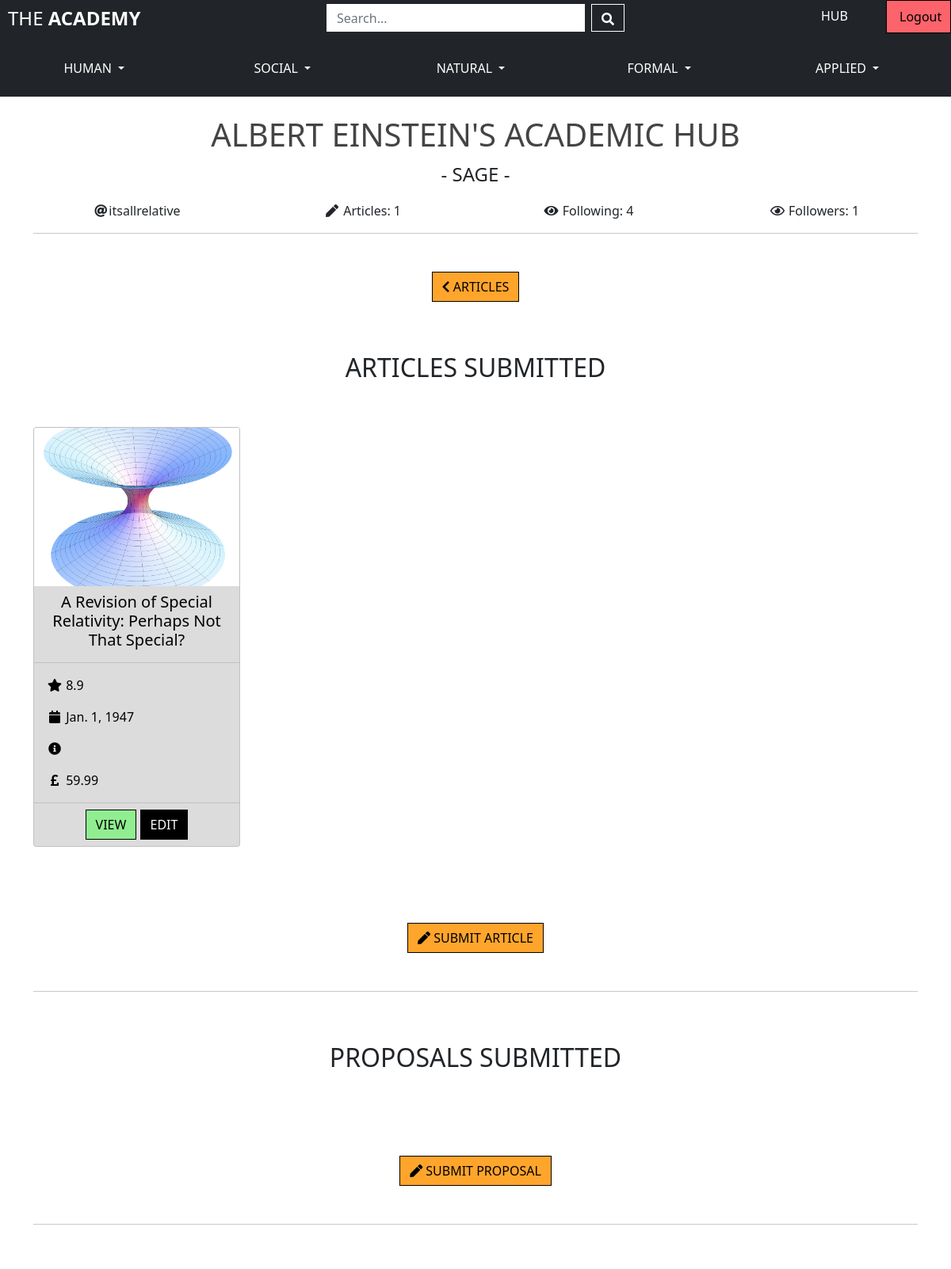
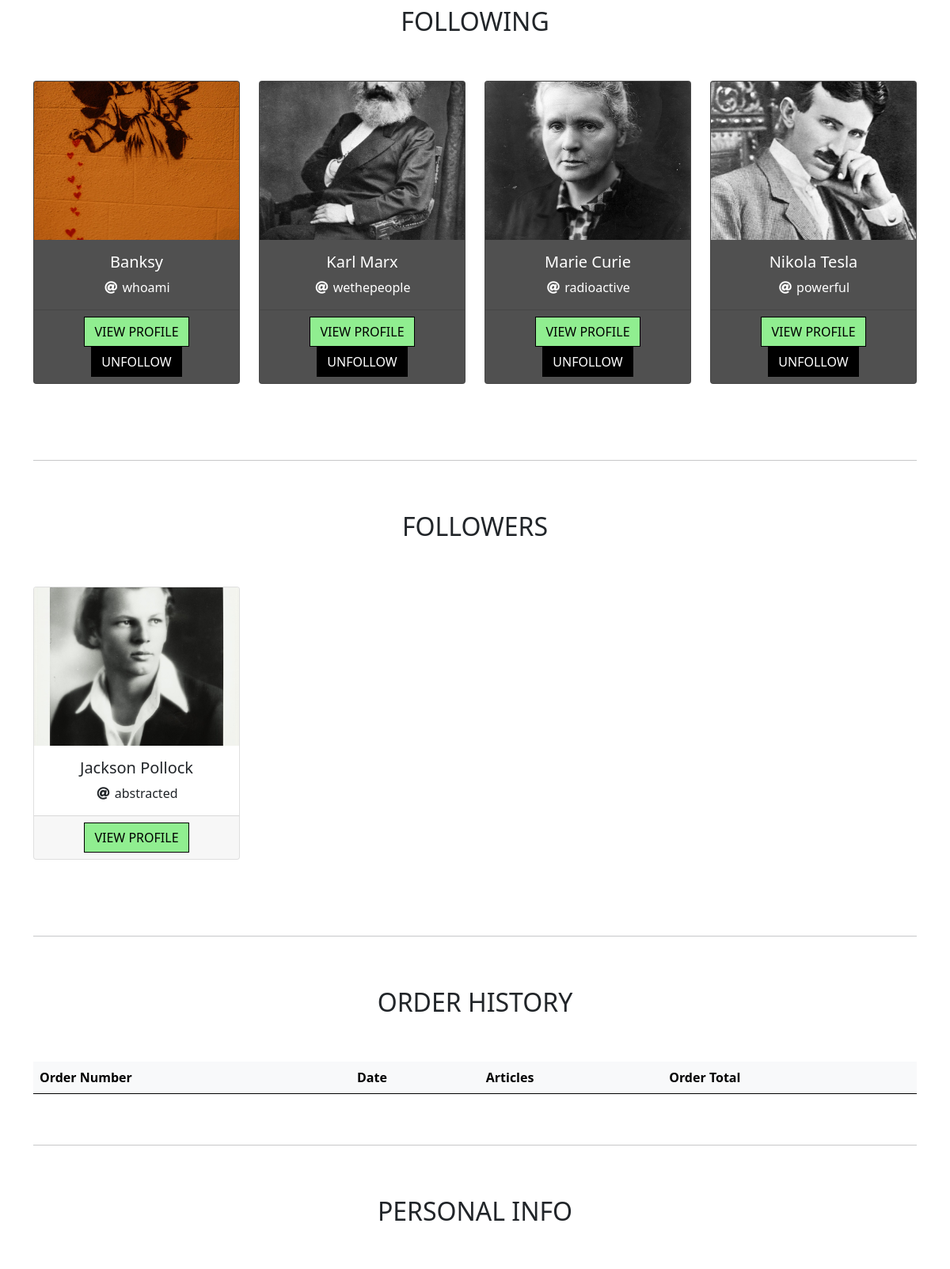
Page /academics/1 (signed in, upper part) on the committed database (2 pictures, top to bottom).
### academics/models.py (models this page shows, shortened)
class Academic(models.Model):
    user = models.OneToOneField(User, on_delete=models.CASCADE,
                                related_name='academic', null=True)
    name = models.CharField(max_length=70)
    username = models.CharField(max_length=15)  # to delete?
    default_email = models.EmailField(max_length=254, blank=True)
    default_phone_number = models.CharField(max_length=20, blank=True)
    default_street_address1 = models.CharField(max_length=80, blank=True)
    default_street_address2 = models.CharField(max_length=80, blank=True)
    default_town_or_city = models.CharField(max_length=40, blank=True)
    default_county = models.CharField(max_length=80, blank=True)
    default_postcode = models.CharField(max_length=20, blank=True)
    default_country = CountryField(blank_label='Country', blank=True)
    about = models.TextField()
    level = models.DecimalField(max_digits=4, decimal_places=1, null=True, blank=True)
    image = models.ImageField(blank=True)
    following = models.ManyToManyField('self', symmetrical=False, blank=True)
    class Meta:
        ordering = ['name']

### articles/models.py (models this page shows, shortened)
class Article(models.Model):
    proposal = models.BooleanField(default=False)
    title = models.CharField(max_length=200)
    authors = models.ManyToManyField(Academic)  # ['Einstein', 'Tesla', etc.]
    subjects = models.ManyToManyField(Subject)  # ['history', 'maths', etc.]
    article = models.FileField(upload_to='uploads/')
    date = models.DateField()
    summary = models.TextField()
    rating = models.DecimalField(max_digits=2, decimal_places=1, null=True, blank=True)
    price = models.DecimalField(max_digits=6, decimal_places=2)
    image = models.ImageField(default='/noimage.jpeg', blank=True)
    stakers = models.DecimalField(max_digits=6, decimal_places=0, default=0, null=True, blank=True)
    class Meta:
        ordering = ['title']

class Subject(models.Model):
    subject_name = models.CharField(max_length=200, null=False, blank=False)
    friendly_name = models.CharField(max_length=200, blank=True)
    class ScienceArea(models.TextChoices):
        HUMAN = 'HU', _('Human')
        SOCIAL = 'SO', _('Social')
        NATURAL = 'NA', _('Natural')
        FORMAL = 'FO', _('Formal')
        APPLIED = 'AP', _('Applied')
    science = models.CharField(
        max_length=2,
        choices=ScienceArea.choices,
        blank=False,
    )
    class Meta:
        ordering = ['subject_name']

### academics/views.py (the view)
# urls.py: path('<academic_id>', views.academic_profile, name='academic_profile'),
def academic_profile(request, academic_id):
    academic = get_object_or_404(Academic, pk=academic_id)
    if request.method == 'POST':
        form = AcademicProfileForm(request.POST, instance=academic)
        if form.is_valid():
            form.save()
            messages.success(request, f'Profile updated, {academic.name}')
        else:
            messages.error(request, 'Profile not updated. Please check form!')
    else:
        form = AcademicProfileForm(instance=academic)
    followers = academic.academic_set.all()
    follower_count = followers.count()
    form = AcademicProfileForm(instance=academic)
    orders = academic.orders.all()
    articles = academic.article_set.all()
    context = {
        'academic': academic,
        'followers': followers,
        'follower_count': follower_count,
        'form': form,
        'orders': orders,
        'on_profile': True,
        'articles': articles
    }
    return render(request, 'academics/academic_profile.html', context)

### bag/contexts.py (called while the page is built, shortened)
def bag_contents(request):
    bag_articles = []
    bag_subscriptions = []
    bag_total = 0
    article_count = 0
    subscription_count = 0
    bag = request.session.get('bag', {})
    context = {
        'bag_articles': bag_articles,
        'bag_subscriptions': bag_subscriptions,
        'bag_total': bag_total,
        'article_count': article_count,
        'subscription_count': subscription_count,
    }
    return context

### academics/templates/academics/academic_profile.html (shortened to what this page needs)
{% extends "base.html" %}
{% load static %}
{% block page_header %}
<div class="container">
    <div class="row">
        <h1 id="header" class="center uppercase mt-4">{{ academic.name }}{% if user.username == academic.username %}'S ACADEMIC HUB{% endif %}</h1>
        <p class="fs-4 center">
            {% if academic.level >= 80 %}
                <span>- SAGE -</span>
            {% elif academic.level < 80 and academic.level >= 60 %}
                <span>- SAVANT -</span>
            {% elif academic.level < 60 and academic.level >= 40 %}
                <span>- PROFESSOR -</span>
            {% elif academic.level < 40 and academic.level >= 20 %}
                <span>- ACADEMIC -</span>
            {% elif academic.level < 20 %}
                <span>- STUDENT -</span>
            {% endif %}
        </p>
    </div>
    <div class="row">
        <div class="col-3">
            <p class="center"><i class="fas fa-at fa-fw"></i>{{ academic.username }}</p>
        </div>
        <div class="col-3">
            <p class="center"> <i class="fas fa-pen fa-fw"></i> Articles: {{ academic.article_set.all.count }}</p>
        </div>
        <div class="col-3">
            <p class="center"><i class="fas fa-eye fa-fw"></i> Following: {{ academic.following.all.count }}</p>
        </div>
        <div class="col-3">
            <p class="center"><i class="far fa-eye fa-fw"></i> Followers: {{ follower_count }}</p>
        </div>
    </div>
    <hr class="py-0 my-0">
</div>
{% endblock %}
{% block content %}
    <div id="main-content" class="container">
        <div class="center mt-5">
            <a id="return-button" class="btn text-uppercase" href="{% url 'articles' %}">
                <i class="fas fa-chevron-left"></i>
                Articles
            </a>
        </div>
        {% if user.username == academic.username and user.is_superuser %}
            {% include 'includes/articles.html' %}
        {% endif %}
        {% if user.username == academic.username and user.is_superuser %}
            {% include 'includes/proposals.html' %}
        {% endif %}
        {% if user.username == academic.username %}
            {% include 'includes/following.html' %}
        {% endif %}
        {% if user.username == academic.username %}
            {% include 'includes/followers.html' %}
        {% endif %}
        {% if user.username == academic.username %}
            {% include 'includes/order_history.html' %}
        {% endif %}
        {% if user.username == academic.username %}
            <hr class="py-0 my-0">
            <div class="row">
                <h2 class="center mt-3 pt-5">PERSONAL INFO</h2>
            </div>
        {% endif %}
        <div class="row">
            <div class="col-6">
                {% if user.username == academic.username %}
                    {% include 'includes/profile.html' %}
                {% endif %}
            </div>
        </div>
{% endblock %}

### academics/templates/includes/articles.html (shortened to what this page needs)
<div class="row">
    <h2 class="center mt-3 pt-5">ARTICLES SUBMITTED</h2>
</div>
<div class="row my-5">
    {% for article in articles %}
        {% if article.proposal is False %}
            <div class="col-sm-6 col-md-6 col-lg-4 col-xl-3 pb-5">
                <div class="card h-100 article">
                    {% if article.image %}
                        <a href="{% url 'article_detail_profile' article.id %}">
                            <img class="card-img-top" src="{{ article.image.url }}"  alt="{{ article.name }}">
                        </a>
                    {% else %}
                        <a href="{% url 'article_detail_profile' article.id %}">
                            <img class="card-img-top" src="{{ MEDIA_URL }}noimage.png" alt="{{ article.name }}">
                        </a>
                    {% endif %}
                    <div class="card-header">
                        <h5 class="card-title center">{{ article.title }}</h5>
                    </div>
                    <div class="card-body">
                        <p class="card-text"><i class="fas fa-star fa-fw"></i>
                            {% if article.rating %}
                                {{ article.rating }}
                            {% else %}
                                No Rating
                            {% endif %}
                        </p>
                        <p class="card-text"><i class="fas fa-calendar fa-fw"></i> {{ article.date }}</p>
                        <p>
                            {% for subject in article.subjects.all %}
                                <i class="fas fa-info-circle fa-fw"></i>
                            {% endfor %}
                        </p>
                        <p class="card-text"><i class="fas fa-pound-sign fa-fw"></i> {{ article.price}}</p>
                    </div>
                    <div class="card-footer center">
                        <a id="more-button" href="{% url 'article_detail_profile' article.id %}" class="btn">VIEW</a>
                        <a id="buy-button" href="{% url 'edit_article' article.id %}" class="btn">EDIT</a>
                    </div>
                </div>
            </div>
        {% endif %}
    {% endfor %}
    <div class="center mt-5">
        <a id="return-button" class="btn text-uppercase" href="{% url 'add_article' %}">
            <i class="fas fa-pen"></i>
            Submit Article
        </a>
    </div>
</div>

### academics/templates/includes/following.html
{% load mathfilters %}
<hr class="py-0 my-0">
<div class="row">
    <h2 class="center mt-3 pt-5">FOLLOWING</h2>
</div>
<div class="row my-5">
    {% for follower in academic.following.all %}
        <div class="col-sm-6 col-md-6 col-lg-4 col-xl-3 pb-5">
            <div class="card h-100 proposal">
                {% if follower.image %}
                    <a href="{% url 'academic_profile' follower.id %}">
                        <img class="card-img-top" src="{{ follower.image.url }}"  alt="{{ follower.name }}">
                    </a>
                {% else %}
                    <a href="{% url 'academic_profile' follower.id %}">
                        <img class="card-img-top" src="{{ MEDIA_URL }}noimage.png" alt="{{ follower.name }}">
                    </a>
                {% endif %}
                <div class="card-body center">
                    <h5 class="card-title">{{ follower.name }}</h5>
                    <p class="card-text"><i class="fas fa-at fa-fw"></i>
                        {{ follower.username }}
                    </p>
                </div>
                <div class="card-footer center">
                    <a id="more-button" href="{% url 'academic_profile' follower.id %}" class="btn">VIEW PROFILE</a>
                    <a id="buy-button" href="{% url 'unfollow_from_hub' follower.id %}" class="btn">UNFOLLOW</a>
                </div>
            </div>
        </div>
    {% endfor %}
</div>

### academics/templates/includes/followers.html
{% load mathfilters %}
<hr class="py-0 my-0">
<div class="row">
    <h2 class="center mt-3 pt-5">FOLLOWERS</h2>
</div>
<div class="row my-5">
    {% for follower in followers %}
        <div class="col-sm-6 col-md-6 col-lg-4 col-xl-3 pb-5">
            <div class="card h-100">
                {% if follower.image %}
                    <a href="{% url 'academic_profile' follower.id %}">
                        <img class="card-img-top" src="{{ follower.image.url }}"  alt="{{ follower.name }}">
                    </a>
                {% else %}
                    <a href="{% url 'academic_profile' follower.id %}">
                        <img class="card-img-top" src="{{ MEDIA_URL }}noimage.png" alt="{{ follower.name }}">
                    </a>
                {% endif %}
                <div class="card-body center">
                    <h5 class="card-title">{{ follower.name }}</h5>
                    <p class="card-text"><i class="fas fa-at fa-fw"></i>
                        {{ follower.username }}
                    </p>
                </div>
                <div class="card-footer center">
                    <a id="more-button" href="{% url 'academic_profile' follower.id %}" class="btn">VIEW PROFILE</a>
                </div>
            </div>
        </div>
    {% endfor %}
</div>

### static/css/base.css (style rules this page uses)
.proposal, .proposal * { background-color: rgb(80, 80, 80); color: white; }
.article, .article * { background-color: rgb(220, 220, 220); color: black; }
html { font-family: Montserrat, sans-serif; font-size: 16px; }
.center { text-align: center; }
.uppercase { text-transform: uppercase; }
#header { color: #444444; }
#main-content { min-height: 750px; }
#more-button { background-color: lightgreen; color: black; border: 1px solid black; border-radius: 0px; }
#buy-button { background-color: black; color: white; border: 1px solid black; border-radius: 0px; }
.card-img-top { width: 100%; height: 200px; object-fit: cover; }
.card-body { height: 100%; width: 100%; display: flex; flex-direction: column; justify-content: space-between; }
#return-button { background-color: #FFA52C; color: black; border: 1px solid black; border-radius: 0px; }

### rows in the picture
Academic: name "ALBERT EINSTEIN", username "itsallrelative", article_set.all.count "1", following.all.count "4"
Article: image (picture), title "A Revision of Special Relativity: Perhaps Not That Special?", rating "8.9", date "Jan. 1, 1947", price "59.99"
Academic: image (picture), name "Banksy", username "whoami"
Academic: image (picture), name "Karl Marx", username "wethepeople"
Academic: image (picture), name "Marie Curie", username "radioactive"
Academic: image (picture), name "Nikola Tesla", username "powerful"
Academic: image (picture), name "Jackson Pollock", username "abstracted"

### other values in the picture
{{ follower_count }} "1"
